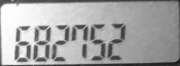
#> input picture dbs1.png, 180 x 66 px
$ jupyter execute --allow-errors Untitled3.ipynb
#> lines starting #> are read from the running program, lines starting #| are printed output that depends on the picture; after the words box and inside, x2 and y2 are one past the last pixel; in counts of white or black regions, pixels touching at a corner belong together
[cell 1]
import cv2
import numpy as np
import matplotlib.pyplot as plt

def show_image(image):
    plt.figure()
    plt.imshow(image)

FONT = cv2.FONT_HERSHEY_SIMPLEX
CYAN = (255, 255, 0)
DIGITSDICT = {
    (1, 1, 1, 1, 1, 1, 0): 0,
    (0, 1, 1, 0, 0, 0, 0): 1,
    (1, 1, 0, 1, 1, 0, 1): 2,
    (1, 1, 1, 1, 0, 0, 1): 3,
    (0, 1, 1, 0, 0, 1, 1): 4,
    (1, 0, 1, 1, 0, 1, 1): 5,
    (1, 0, 1, 1, 1, 1, 1): 6,
    (1, 1, 1, 0, 0, 1, 0): 7,
    (1, 1, 1, 1, 1, 1, 1): 8,
    (1, 1, 1, 1, 0, 1, 1): 9,
}


# roi_color = cv2.imread("inter/dbs-roi.png")
roi_color = cv2.imread("dbs1.png")
#> roi_color is the input picture: shape (66, 180, 3); min 26, max 254, mean 166.5
#roi_color = cv2.imread("./Base1/unnamed3.png")

roi = cv2.cvtColor(roi_color, cv2.COLOR_BGR2GRAY)

#RATIO = roi.shape[0] * 0.2
RATIO = roi.shape[0] * 0.1
#> RATIO = 6.6

roi = cv2.bilateralFilter(roi, 5, 30, 60)

trimmed = roi[int(RATIO) :, int(RATIO) : roi.shape[1] - int(RATIO)]
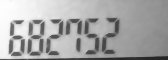
#> trimmed: shape (60, 168); min 36, max 253, mean 168.8
roi_color = roi_color[int(RATIO) :, int(RATIO) : roi.shape[1] - int(RATIO)]
#> roi_color: shape (60, 168, 3)
#cv2.imshow("Blurred and Trimmed", trimmed)
#v2.waitKey(0)
show_image(trimmed)

edged = cv2.adaptiveThreshold(
    trimmed, 255, cv2.ADAPTIVE_THRESH_GAUSSIAN_C, cv2.THRESH_BINARY_INV, 5, 5
)
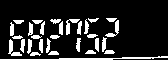
#> edged: shape (60, 168); 15.4% white; 30 white regions, largest, box (x1, y1, x2, y2) and area: (0, 56, 168, 60) 262, (8, 39, 22, 56) 89, (66, 19, 80, 35) 82
#cv2.imshow("Edged", edged)
#cv2.waitKey(0)
show_image(edged)

kernel = cv2.getStructuringElement(cv2.MORPH_RECT, (2, 5))
dilated = cv2.dilate(edged, kernel, iterations=1)
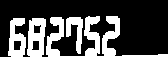
#> dilated: shape (60, 168); 31.6% white; 2 white regions, box (x1, y1, x2, y2) and area: (0, 16, 168, 60) 2860, (66, 17, 83, 54) 330

#cv2.imshow("Dilated", dilated)
#cv2.waitKey(0)
show_image(dilated)

kernel = cv2.getStructuringElement(cv2.MORPH_RECT, (2, 1))
dilated = cv2.dilate(dilated, kernel, iterations=1)
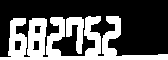
#> dilated: shape (60, 168); 34.5% white; 2 white regions, box (x1, y1, x2, y2) and area: (0, 16, 168, 60) 3094, (66, 17, 84, 54) 380

#cv2.imshow("Dilated x2", dilated)
#cv2.waitKey(0)
show_image(dilated)

kernel = cv2.getStructuringElement(cv2.MORPH_ELLIPSE, (2, 1),)
eroded = cv2.erode(dilated, kernel, iterations=1)

#cv2.imshow("Eroded", eroded)
#cv2.waitKey(0)
show_image(eroded)

h = roi.shape[0]
#> h = 66
ratio = int(h * 0.07)
#> ratio = 4
eroded[-ratio:,] = 0
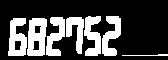
#> eroded: shape (60, 168); 28% white; 7 white regions
eroded[:, :ratio] = 0

#cv2.imshow("Eroded + Black", eroded)
#cv2.waitKey(0)
show_image(eroded)

cnts, _ = cv2.findContours(eroded, cv2.RETR_EXTERNAL, cv2.CHAIN_APPROX_SIMPLE)
#> cnts = 7 contours, 1 with area under 20; largest, box (x1, y1, x2, y2) and area: (27, 18, 47, 56) 604, (8, 18, 27, 56) 487, (84, 16, 101, 56) 379, (102, 16, 121, 56) 376, (46, 17, 65, 56) 362, (66, 17, 84, 54) 318
digits_cnts = []

canvas = trimmed.copy()
cv2.drawContours(canvas, cnts, -1, (255, 255, 255), 1)
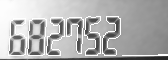
#> canvas: shape (60, 168); 7.86% of pixels changed, all inside (x1, y1, x2, y2) = (8, 16, 168, 56)
#cv2.imshow("All Contours", canvas)
#cv2.waitKey(0)
#show_image(canvas)

canvas = trimmed.copy()
for cnt in cnts:
    (x, y, w, h) = cv2.boundingRect(cnt)
    if h > 20:
        digits_cnts += [cnt]
        cv2.rectangle(canvas, (x, y), (x + w, y + h), (0, 0, 0), 1)
        cv2.drawContours(canvas, cnt, 0, (255, 255, 255), 1)
        #cv2.imshow("Digit Contours", canvas)
        #cv2.waitKey(0)
        show_image(canvas)
#> this loop made 7 passes
#> (x, y, w, h) on passes 1 to 7: (122, 54, 46, 2), (27, 18, 20, 38), (8, 18, 19, 38), (66, 17, 18, 37), (46, 17, 19, 39), (102, 16, 19, 40), (84, 16, 17, 40)
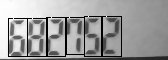
#> canvas: shape (60, 168); 6.03% of pixels changed, all inside (x1, y1, x2, y2) = (8, 16, 122, 57)

print(f"No. of Digit Contours: {len(digits_cnts)}")
#| No. of Digit Contours: 6


#cv2.imshow("Digit Contours", canvas)
#cv2.waitKey(0)
show_image(canvas)


sorted_digits = sorted(digits_cnts, key=lambda cnt: cv2.boundingRect(cnt)[0])
#> sorted_digits = 6 contours; box (x1, y1, x2, y2) and area: (27, 18, 47, 56) 604, (8, 18, 27, 56) 487, (84, 16, 101, 56) 379, (102, 16, 121, 56) 376, (46, 17, 65, 56) 362, (66, 17, 84, 54) 318

canvas = trimmed.copy()


for i, cnt in enumerate(sorted_digits):
    (x, y, w, h) = cv2.boundingRect(cnt)
    cv2.rectangle(canvas, (x, y), (x + w, y + h), (0, 0, 0), 1)
    cv2.putText(canvas, str(i), (x, y - 3), FONT, 0.3, (0, 0, 0), 1)
#> this loop made 6 passes
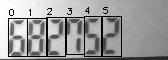
#> canvas: shape (60, 168); 6.87% of pixels changed, all inside (x1, y1, x2, y2) = (8, 7, 122, 57)

#cv2.imshow("All Contours sorted", canvas)
#cv2.waitKey(0)
show_image(canvas)

digits = []
canvas = roi_color.copy()
#> (the rest of this cell did not finish here and is left out)

$ run again, with dbs2.png copied over dbs1.png
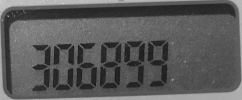
#> input picture dbs2.png, 242 x 100 px
#> roi_color is the input picture: shape (100, 242, 3); min 21, max 206, mean 90.7
#> roi_color: shape (90, 222, 3)
#> edged: shape (90, 222); 9.9% white in thin lines or dots
#> cnts = 14 contours, 5 with area under 20; largest, box (x1, y1, x2, y2) and area: (90, 30, 113, 80) 996, (66, 31, 89, 81) 796, (114, 29, 137, 79) 735, (138, 28, 160, 78) 714, (43, 32, 66, 82) 714
#> the loop `for cnt in cnts:` made 14 passes
#> (x, y, w, h) on passes 1 to 8: (113, 78, 109, 5), (22, 33, 21, 50), (43, 32, 23, 50), (66, 31, 23, 50), (90, 30, 23, 50), (114, 29, 23, 50), (138, 28, 22, 50), (7, 3, 158, 10)
#| No. of Digit Contours: 6
#> sorted_digits = 6 contours; box (x1, y1, x2, y2) and area: (90, 30, 113, 80) 996, (66, 31, 89, 81) 796, (114, 29, 137, 79) 735, (138, 28, 160, 78) 714, (43, 32, 66, 82) 714, (22, 33, 43, 83) 561
#> the loop `for i, cnt in enumerate(sorted_digits):` made 6 passes
#> (x, y, w) on passes 1 to 6: (22, 33, 21), (43, 32, 23), (66, 31, 23), (90, 30, 23), (114, 29, 23), (138, 28, 22)
#> after the loop `for i, cnt in enumerate(sorted_digits):`:
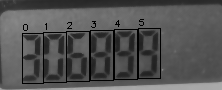
#> canvas: shape (90, 222); min 0, max 172, mean 83.2
#> the loop `for cnt in sorted_digits:` made 6 passes
#> (printed output is left out)
#| Digits on the token are: [3, 0, 6, 8, 9, 9]
#> `[cell 1] import cv2 import numpy as np import matplotlib.pyplot as plt..`:
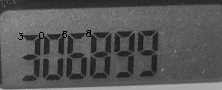
#> shown: shape (90, 222, 3); min 0, max 192, mean 87.2
